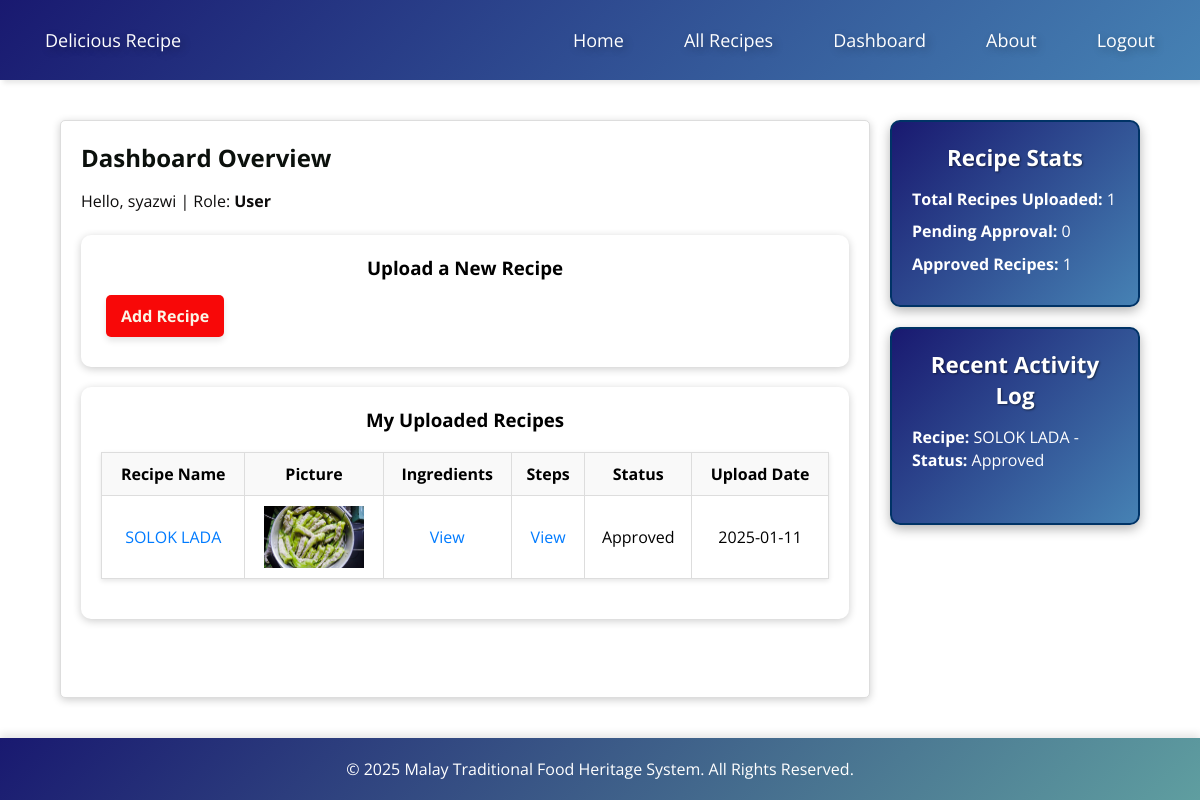
Page /dashboard.php (signed in) on the committed database.
### tables this page shows
CREATE TABLE `recipes` (
  `id` int(11) NOT NULL,
  `name` varchar(255) NOT NULL,
  `picture` varchar(255) DEFAULT NULL,
  `ingredients` text NOT NULL,
  `steps` text NOT NULL,
  `origin` varchar(255) DEFAULT NULL,
  `submitted_by` varchar(255) DEFAULT NULL,
  `status` enum('pending','approved','rejected') DEFAULT 'pending',
  `rejection_comment` text DEFAULT NULL,
  `created_at` timestamp NOT NULL DEFAULT current_timestamp(),
  `updated_at` timestamp NOT NULL DEFAULT current_timestamp() ON UPDATE current_timestamp()
);

### dashboard.php (the view, shortened to what this page needs)
<?php
require 'db_connection.php';
$username = $_SESSION['username'];
$role = $_SESSION['role'];
$query_total = "SELECT COUNT(*) as total_recipes FROM recipes";
$result_total = $conn->query($query_total);
$total_recipes = ($result_total->num_rows > 0) ? $result_total->fetch_assoc()['total_recipes'] : 0;
$query_approved = "SELECT COUNT(*) as approved_recipes FROM recipes WHERE status = 'approved'";
$result_approved = $conn->query($query_approved);
$approved_recipes = ($result_approved->num_rows > 0) ? $result_approved->fetch_assoc()['approved_recipes'] : 0;
if ($role === 'user') {
    $query = "SELECT
                COUNT(*) AS user_total_recipes,
                SUM(CASE WHEN status = 'pending' THEN 1 ELSE 0 END) AS user_pending_recipes,
                SUM(CASE WHEN status = 'approved' THEN 1 ELSE 0 END) AS user_approved_recipes
              FROM recipes
              WHERE submitted_by = ?";
    $stmt = $conn->prepare($query);
    $stmt->bind_param("s", $username);
    $stmt->execute();
    $stmt->bind_result($user_total_recipes, $user_pending_recipes, $user_approved_recipes);
}
$user_recipes = [];
if ($role === 'user') {
    $query = "SELECT id, name, picture, ingredients, steps, status, rejection_comment,
                     DATE_FORMAT(created_at, '%Y-%m-%d') as upload_date
              FROM recipes
              WHERE submitted_by = ?
              ORDER BY created_at DESC";
    $stmt = $conn->prepare($query);
    $stmt->bind_param("s", $username);
    $stmt->execute();
    $user_recipes = $stmt->get_result();
}
?>
<!DOCTYPE html>
<html lang="en">
<head>
    <link rel="stylesheet" href="dashboardstyle.css">
    <link rel="stylesheet" href="https://cdnjs.cloudflare.com/ajax/libs/font-awesome/6.6.0/css/all.min.css">
</head>
<body>
 <?php $isLoggedIn = isset($_SESSION['logged_in']) && $_SESSION['logged_in']; ?>
            <nav>
                <ul>
                    <li><a href="home.php">Delicious Recipe</a></li>
                    <li class="hideOnMobile"><a href="home.php">Home</a></li>
                    <li class="hideOnMobile"><a href="all_recipes.php">All Recipes</a></li>
                    <li class="hideOnMobile"><a href="dashboard.php">Dashboard</a></li>
                    <li class="hideOnMobile"><a href="about.php">About</a></li>
                    <?php if ($isLoggedIn): ?>
                        <li class="hideOnMobile"><a href="logout.php">Logout</a></li>
                    <?php else: ?>
                        <li class="hideOnMobile"><a href="login.php">Login</a></li>
                    <?php endif; ?>
                </ul>
            </nav>
<div class="main-container">
    <main>
        <h2>Dashboard Overview</h2>
        <p class="hello-text">Hello, <?php echo htmlspecialchars($username); ?> | Role: <strong><?php echo ucfirst($role); ?></strong></p>
<section>
    <h3>Upload a New Recipe</h3>
    <button id="showRecipeForm" class="toggle-btn">Add Recipe</button>
</section>
<?php
$pending_recipes = [];
?>
<?php if ($role === 'user'): ?>
    <section>
        <h3>My Uploaded Recipes</h3>
        <?php if ($user_recipes->num_rows > 0): ?>
            <table border="1" cellpadding="10">
                <thead>
                    <tr>
                        <th>Recipe Name</th>
                        <th>Picture</th>
                        <th>Ingredients</th>
                        <th>Steps</th>
                        <th>Status</th>
                        <th>Upload Date</th>
                    </tr>
                </thead>
                <tbody>
                    <?php while ($recipe = $user_recipes->fetch_assoc()): ?>
                        <tr>
                            <td>
                                <a href="recipe.php?id=<?php echo htmlspecialchars($recipe['id']); ?>">
                                    <?php echo htmlspecialchars($recipe['name']); ?>
                                </a>
                            </td>
                            <td><img src="<?php echo htmlspecialchars($recipe['picture']); ?>" alt="Recipe Picture" width="100"></td>
                            <td>
                                <a href="javascript:void(0);" class="view-ingredients"
                                data-content="<?php echo htmlspecialchars(json_encode($recipe['ingredients']), ENT_QUOTES, 'UTF-8'); ?>"
                                data-title="Ingredients">
                                    View
                                </a>
                            </td>
                            <td>
                                <a href="javascript:void(0);" class="view-steps"
                                data-content="<?php echo htmlspecialchars(json_encode($recipe['steps']), ENT_QUOTES, 'UTF-8'); ?>"
                                data-title="Steps">
                                    View
                                </a>
                            </td>
                            <td>
                                <?php if ($recipe['status'] === 'rejected' && !empty($recipe['rejection_comment'])): ?>
                                    <a href="javascript:void(0);" class="view-rejection-comment"
                                    data-content="<?php echo htmlspecialchars($recipe['rejection_comment'], ENT_QUOTES, 'UTF-8'); ?>"
                                    data-title="Rejection Comment">
                                        Rejected
                                    </a>
                                <?php else: ?>
                                    <?php echo htmlspecialchars(ucfirst($recipe['status'])); ?>
                                <?php endif; ?>
                            </td>
                            <td><?php echo htmlspecialchars($recipe['upload_date']); ?></td>
                        </tr>
                    <?php endwhile; ?>
                </tbody>
            </table>
        <?php else: ?>
            <p>You have not uploaded any recipes yet.</p>
        <?php endif; ?>
    </section>
<?php endif; ?>
    </main>
    <div class="aside-panels-container">
        <?php if ($role === 'user'): ?>
            <div class="aside-panel">
                <h3>Recipe Stats</h3>
                <ul>
                    <li><strong>Total Recipes Uploaded:</strong> <?php echo ($role === 'admin' || $role === 'moderator') ? $total_recipes : $user_total_recipes; ?></li>
                    <li><strong>Pending Approval:</strong> <?php echo ($role === 'admin' || $role === 'moderator') ? $pending_recipes : $user_pending_recipes; ?></li>
                    <li><strong>Approved Recipes:</strong> <?php echo ($role === 'admin' || $role === 'moderator') ? $approved_recipes : $user_approved_recipes; ?></li>
                </ul>
            </div>
            <div class="aside-panel">
                <h3>Recent Activity Log</h3>
                <ul>
                    <?php
                        $query_activity = "SELECT name, status, DATE_FORMAT(created_at, '%Y-%m-%d') AS activity_date
                                        FROM recipes
                                        WHERE submitted_by = ?
                                        ORDER BY created_at DESC LIMIT 5";
                        $stmt = $conn->prepare($query_activity);
                        $stmt->bind_param("s", $username);
                        $stmt->execute();
                        $result_activity = $stmt->get_result();
                        if ($result_activity->num_rows > 0) {
                            while ($row = $result_activity->fetch_assoc()) {
                                echo "<li><strong>Recipe: </strong>" . htmlspecialchars($row['name']).
                                     " -<strong> Status: </strong>" . ucfirst($row['status'])." </li> <br>";
                            }
                        } else {
                            echo "<li>No recent activity found.</li>";
                        }
                    ?>
                </ul>
            </div>
        <?php endif; ?>
    </div>
</div>
    <footer>
        <p>&copy; <?php echo date("Y"); ?> Malay Traditional Food Heritage System. All Rights Reserved.</p>
    </footer>
</body>
</html>

### dashboardstyle.css (style rules this page uses)
* { margin: 0; padding: 0; box-sizing: border-box; font-family: "Open Sans", sans-serif; }
body { display: flex; flex-direction: column; min-height: 100vh; background: rgb(255, 255, 255); }
nav { background: linear-gradient(135deg, #191970, #4682b4); box-shadow: 3px 3px 5px rgba(0, 0, 0, 0.1); color: #fff; padding: 15px; font-size: 18px; text-shadow: 3px 3px 8px rgba(0, 0, 0, 0.3); }
nav ul { width: 100%; list-style: none; display: flex; justify-content: flex-end; align-items: center; }
nav li { height: 50px; }
nav a { height: 100%; padding: 0 30px; text-decoration: none; display: flex; align-items: center; color: #fff; }
nav li:first-child { margin-right: auto; }
.hello-text { margin: 0 auto; text-align:left; color: rgb(13, 12, 12); font-size: 16px; }
.main-container { display: flex; flex-grow: 1; margin: 20px auto; width: 90%; max-width: 1200px; }
main { margin: 20px auto; padding: 20px; max-width: 1100px; width: 90%; background-color: #fff; border: 1px solid #ddd; border-radius: 5px; box-shadow: 0 2px 8px rgba(0, 0, 0, 0.2); flex-grow: 1; margin-right: 20px; }
main h2 { margin-bottom: 15px; color: #0b100c; }
main p { line-height: 1.6; }
button, input[type="submit"] { background-color: #ec4040; color: #FAF5E6; border: none; padding: 10px 15px; border-radius: 5px; cursor: pointer; font-size: 1rem; font-weight: bold; transition: background-color 0.3s ease, transform 0.1s ease; }
section { margin-top: 20px; padding: 20px; background-color: #fff; border-radius: 10px; box-shadow: 0 2px 8px rgba(0, 0, 0, 0.2); }
section h3 { color: #000; margin-bottom: 10px; text-align: center; }
footer { background: linear-gradient(135deg, #191970, #5f9ea0); color: #fff; padding: 20px; text-align: center; box-shadow: 0 -4px 8px rgba(0, 0, 0, 0.1); }
.toggle-btn { background-color: #f80808;; color: #FAF5E6; border: none; padding: 10px 15px; border-radius: 5px; cursor: pointer; font-size: 1rem; font-weight: bold; transition: background-color 0.3s ease; margin-bottom: 10px; }
@media (max-width: 1200px) { main { max-width: 90%; } }
.aside-panels-container { display: flex; flex-direction: column; gap: 20px; margin-top: 20px; }
.aside-panel { width: 250px; padding: 20px; background: linear-gradient(135deg, #191970, #4682b4); border: 2px solid #003366; height: fit-content; position: static; box-shadow: 0 4px 12px rgba(0, 0, 0, 0.3); border-radius: 10px; color: #fff; display: block; }
.aside-panel ul { list-style: none; padding: 0; }
.aside-panel ul li { margin-bottom: 10px; font-size: 1rem; line-height: 1.4; color: #fff; }
.aside-panel h3 { margin-bottom: 15px; font-size: 1.4rem; color: #fff; text-shadow: 1px 1px 2px rgba(0, 0, 0, 0.5); }

### dashboard.php (style rules this page uses)
table { width: 100%; border-collapse: collapse; margin: 20px 0; font-size: 16px; text-align: center; box-shadow: 0 2px 5px rgba(0, 0, 0, 0.1); }
table thead { background-color: #f4f4f4; }
table th, table td { border: 1px solid #ddd; padding: 10px; }
table th { font-weight: bold; background-color: #f9f9f9; }
table td img { display: block; margin: 0 auto; }
a { color: #007bff; text-decoration: none; }
h3 { text-align: center; margin-bottom: 20px; }
button { padding: 8px 16px; background-color: #007bff; color: #fff; border: none; border-radius: 4px; cursor: pointer; }
button { display: inline-flex; align-items: center; justify-content: center; padding: 10px 25px; margin: 5px; font-size: 16px; font-weight: bold; color: white; border: none; border-radius: 8px; cursor: pointer; transition: all 0.3s ease; box-shadow: 0 4px 6px rgba(0, 0, 0, 0.1); }

### rows in the picture
recipes: name "SOLOK LADA", picture (picture), status "Approved", upload_date "2025-01-11"

### other values in the picture
$username "syazwi"
$role "User"
$user_total_recipes "1"
$user_pending_recipes "0"
$user_approved_recipes "1"
